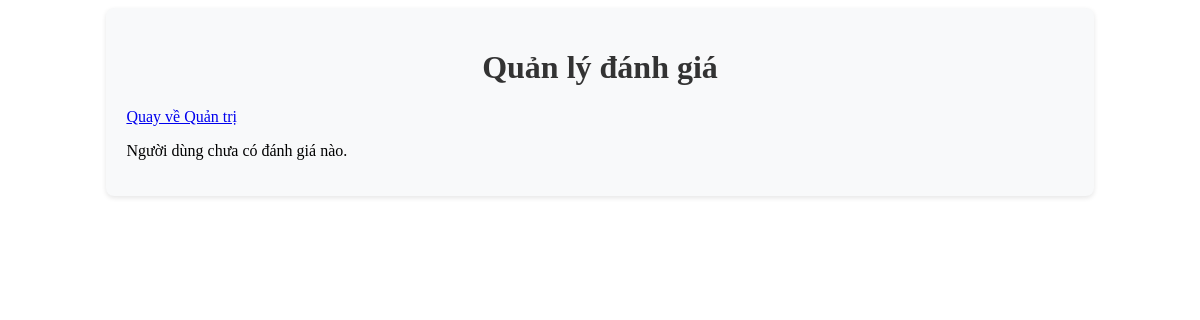
Page /admin/Review/manage_reviews.php?user_id=14 (signed in) on the earlier database version.
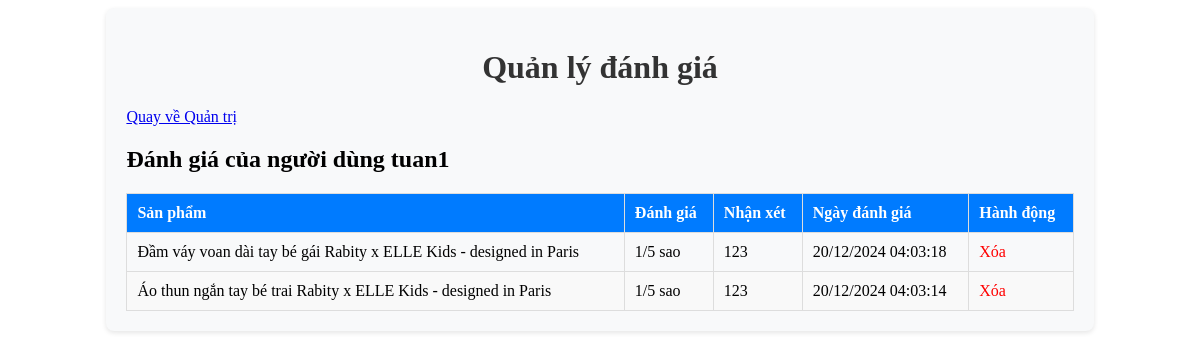
Same page on the later database version.
### tables this page shows
CREATE TABLE `users` (
  `id` int(11) NOT NULL,
  `fullname` varchar(200) NOT NULL,
  `username` varchar(50) NOT NULL,
  `email` varchar(100) NOT NULL,
  `password` varchar(255) NOT NULL,
  `role` enum('admin','user') DEFAULT 'user',
  `created_at` timestamp NOT NULL DEFAULT current_timestamp()
);

CREATE TABLE `product_reviews` (
  `id` int(11) NOT NULL,
  `order_id` int(11) NOT NULL,
  `product_id` int(11) NOT NULL,
  `user_id` int(11) NOT NULL,
  `rating` tinyint(4) NOT NULL CHECK (`rating` between 1 and 5),
  `review` text DEFAULT NULL,
  `created_at` timestamp NOT NULL DEFAULT current_timestamp()
);

CREATE TABLE `products` (
  `id` int(11) NOT NULL,
  `product_code` varchar(50) NOT NULL,
  `name` varchar(255) NOT NULL,
  `image` varchar(255) NOT NULL,
  `description` text NOT NULL,
  `price` decimal(10,2) NOT NULL,
  `created_at` timestamp NOT NULL DEFAULT current_timestamp(),
  `sale_percentage` int(11) DEFAULT 0,
  `stock` int(11) DEFAULT 50,
  `cost_price` decimal(10,2) DEFAULT NULL,
  `sale_price` decimal(10,2) DEFAULT NULL,
  `sold_quantity` int(11) DEFAULT 0
);

### admin/Review/manage_reviews.php (the view, shortened to what this page needs)
<?php
require '../../db.php';
$stmt = $pdo->prepare("SELECT id, username FROM users WHERE role = 'user' ORDER BY username");
$stmt->execute();
$users = $stmt->fetchAll(PDO::FETCH_ASSOC);
if (isset($_GET['user_id'])) {
    $user_id = $_GET['user_id'];
    $stmt_reviews = $pdo->prepare("
        SELECT product_reviews.*, products.name AS product_name
        FROM product_reviews
        JOIN products ON product_reviews.product_id = products.id
        WHERE product_reviews.user_id = ?
        ORDER BY product_reviews.created_at DESC
    ");
    $stmt_reviews->execute([$user_id]);
    $reviews = $stmt_reviews->fetchAll(PDO::FETCH_ASSOC);
}
?>
<!DOCTYPE html>
<html lang="vi">
<head>
    <link rel="stylesheet" href="../css/manage_review.css">
</head>
<body>
    <div class="admin-container">
        <h1>Quản lý đánh giá</h1>
        <a href="../dashboard.php">Quay về Quản trị</a>
        <?php if (!isset($reviews)): ?>
            <table class="admin-table">
                <thead>
                    <tr>
                        <th>ID người dùng</th>
                        <th>Tên tài khoản</th>
                        <th>Hành động</th>
                    </tr>
                </thead>
                <tbody>
                    <?php foreach ($users as $user): ?>
                        <tr>
                            <td><?php echo htmlspecialchars($user['id']); ?></td>
                            <td><?php echo htmlspecialchars($user['username']); ?></td>
                            <td>
                                <a href="manage_reviews.php?user_id=<?php echo $user['id']; ?>">Xem chi tiết</a>
                            </td>
                        </tr>
                    <?php endforeach; ?>
                </tbody>
            </table>
        <?php elseif (empty($reviews)): ?>
            <p>Người dùng chưa có đánh giá nào.</p>
        <?php else: ?>
            <h2>Đánh giá của người dùng <?php echo htmlspecialchars($users[array_search($user_id, array_column($users, 'id'))]['username']); ?></h2>
            <table class="admin-table">
                <thead>
                    <tr>
                        <th>Sản phẩm</th>
                        <th>Đánh giá</th>
                        <th>Nhận xét</th>
                        <th>Ngày đánh giá</th>
                        <th>Hành động</th>
                    </tr>
                </thead>
                <tbody>
                    <?php foreach ($reviews as $review): ?>
                        <tr>
                            <td><?php echo htmlspecialchars($review['product_name']); ?></td>
                            <td><?php echo $review['rating']; ?>/5 sao</td>
                            <td><?php echo nl2br(htmlspecialchars($review['review'])); ?></td>
                            <td><?php echo date("d/m/Y H:i:s", strtotime($review['created_at'])); ?></td>
                            <td>
                                <a href="manage_reviews.php?delete_review_id=<?php echo $review['id']; ?>" onclick="return confirm('Bạn có chắc chắn muốn xóa đánh giá này?')">Xóa</a>
                            </td>
                        </tr>
                    <?php endforeach; ?>
                </tbody>
            </table>
        <?php endif; ?>
    </div>
</body>
</html>

Differences in the rows shown:
now on this page (row unchanged): users: username "tuan1"
added product_reviews: product.name "Đầm váy voan dài tay bé gái Rabity x ELLE Kids - designed in Paris", rating "1", review "123", created_at "20/12/2024 04:03:18"
added product_reviews: product.name "Áo thun ngắn tay bé trai Rabity x ELLE Kids - designed in Paris", rating "1", review "123", created_at "20/12/2024 04:03:14"
Other differences:
text no longer shown: "Người dùng chưa có đánh giá nào."
text now shown: "Đánh giá của người dùng Sản phẩm Đánh giá Nhận xét Ngày đánh giá Hành động"
